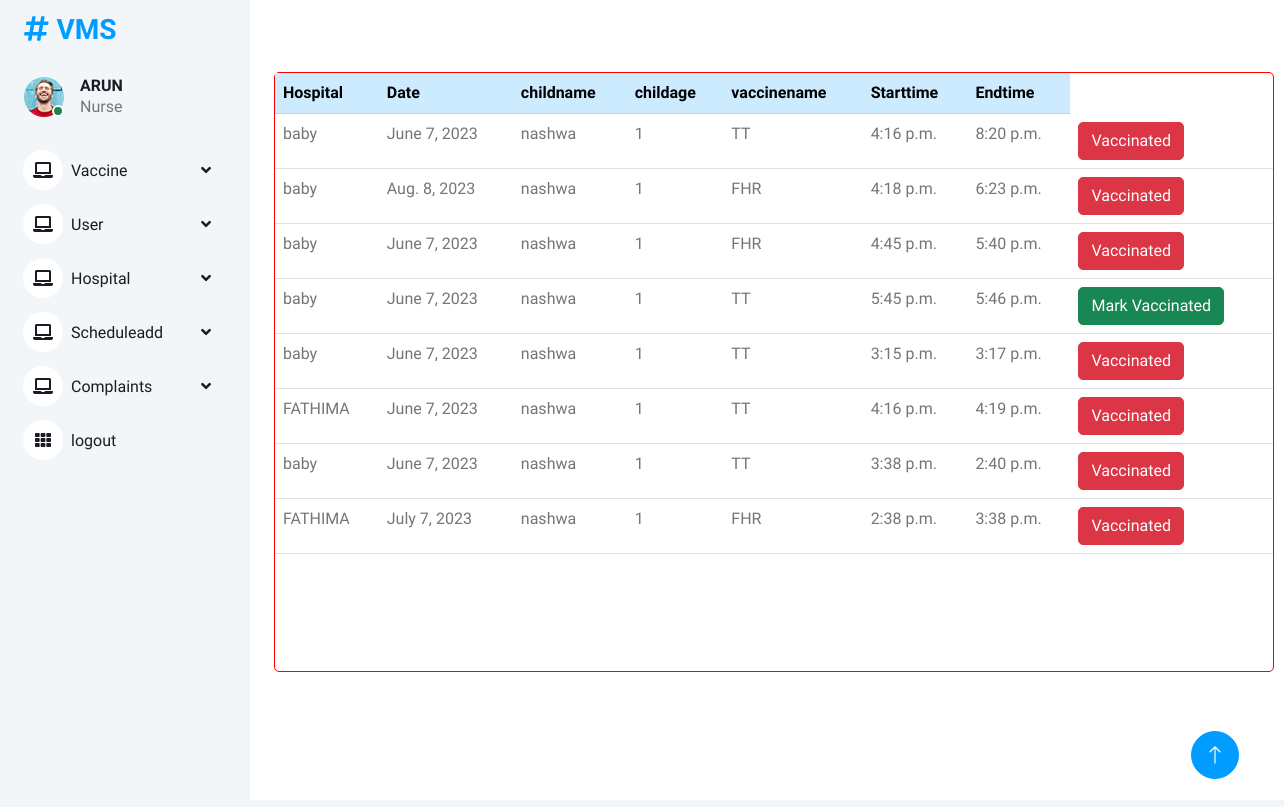
The app's page /bookappointmentstatusviewn/ with its own data.
### vmsapp/models.py (models this page shows)
class Bookappointment(models.Model):
    user =models.ForeignKey(vaccination,on_delete=models.CASCADE)
    schedule =models.ForeignKey(Scheduleadd,on_delete=models.CASCADE)
    vaccinename= models.ForeignKey(Vaccine,on_delete=models.CASCADE)
    status =models.IntegerField(default=0)
    vaccinated=models.BooleanField(default=False)
    addreportcard =models.IntegerField(default=0)

class Scheduleadd(models.Model):
    hospital =models.ForeignKey(Hospital,on_delete=models.DO_NOTHING)
    date =models.DateField()
    vaccinename =models.ForeignKey(Vaccine,on_delete=models.CASCADE)
    starttime =models.TimeField()
    endtime =models.TimeField()

class Hospital(models.Model):
    name = models.CharField(max_length=250,blank=True,null=True)
    place = models.CharField(max_length=20,blank=True,null=True)
    email = models.EmailField()
    contact = models.CharField(max_length=250,blank=True,null=True)
    def __str__(self):
        return self.name or f"Hospital {self.name}"

class vaccination(AbstractUser):
    is_user=models.BooleanField(default=False)
    is_nurse=models.BooleanField(default=False)
    gender = models.CharField(max_length=300, null=True)
    childage= models.IntegerField(null=True,blank=True)
    childname= models.CharField(max_length=250)
    address= models.CharField(max_length=2000,null=True)
    name= models.CharField(max_length=250,null=True)
    hospital= models.CharField(max_length=2000,null=True)

class Vaccine(models.Model):
    vaccinename =models.CharField(max_length=250,blank=True,null=True)
    vaccinetype =models.CharField(max_length=20,blank=True,null=True)
    description =models.CharField(max_length=2000,blank=True,null=True)
    def __str__(self):
        return self.vaccinename or f"Vaccine {self.vaccinename}"

### vmsapp/nurse_views.py (the view)
# urls.py: path('bookappointmentstatusviewn/',nurse_views.bookappointmentstatusviewn,name='bookappointmentstatusviewn'),
def bookappointmentstatusviewn(request):
    new = Bookappointment.objects.filter(status=1)
    return render(request, 'nursetemp/bookappointmentstatusviewn.html', {'new': new})

### templates/nursetemp/bookappointmentstatusviewn.html (shortened to what this page needs)
{% extends 'nursetemp/base.html' %}
{% load crispy_forms_tags %}
{% block content %}
<div class="card mx-auto mt-5
" style="width: 1000px; height:600px; border:1px solid red"  >
<table class="table">
  <tbody>
  <tr class="table-primary">
    <th>Hospital</th>
    <th>Date</th>
    <th>childname</th>
    <th>childage</th>
    <th>vaccinename</th>
    <th>Starttime</th>
    <th>Endtime</th>
  </tr>
  {% for i in new %}
  <tr>
    <td>{{i.schedule.hospital}}</td>
    <td>{{i.schedule.date}}</td>
    <td>{{i.user.childname}}</td>
    <td>{{i.user.childage}}</td>
    <td>{{i.vaccinename}}</td>
    <td>{{i.schedule.starttime}}</td>
    <td>{{i.schedule.endtime}}</td>
    <td>
      {% if i.vaccinated == 0%}
      <a href="{% url 'markvaccinated' i.id %}"><button type="button" class="btn btn-success">Mark Vaccinated</button></a>
      {% else %}
      <button type="button" class="btn btn-danger">Vaccinated</button>
      {% endif %}
    </td>
  </tr>
  {% empty %}
  <tr>
    <td colspan="7"><h3>No Results Found</h3></td>
  </tr>
  {% endfor %}
  </tbody>
</table>
</div>
{% endblock %}

### static/Admindashboard/css/style.css (style rules this page uses)
:root { --primary: #009CFF; --light: #F3F6F9; --dark: #191C24; }
.btn { transition: .5s; }

### records on screen
Bookappointment: schedule.hospital "baby", schedule "June 7, 2023", user.childname "nashwa", user.childage "1", vaccinename "TT", schedule.starttime "4:16 p.m.", schedule.endtime "8:20 p.m.", vaccinated "Vaccinated"
Bookappointment: schedule.hospital "baby", schedule "Aug. 8, 2023", user.childname "nashwa", user.childage "1", vaccinename "FHR", schedule.starttime "4:18 p.m.", schedule.endtime "6:23 p.m.", vaccinated "Vaccinated"
Bookappointment: schedule.hospital "baby", schedule "June 7, 2023", user.childname "nashwa", user.childage "1", vaccinename "FHR", schedule.starttime "4:45 p.m.", schedule.endtime "5:40 p.m.", vaccinated "Vaccinated"
Bookappointment: schedule.hospital "baby", schedule "June 7, 2023", user.childname "nashwa", user.childage "1", vaccinename "TT", schedule.starttime "5:45 p.m.", schedule.endtime "5:46 p.m.", vaccinated "Mark Vaccinated"
Bookappointment: schedule.hospital "baby", schedule "June 7, 2023", user.childname "nashwa", user.childage "1", vaccinename "TT", schedule.starttime "3:15 p.m.", schedule.endtime "3:17 p.m.", vaccinated "Vaccinated"
Bookappointment: schedule.hospital "FATHIMA", schedule "June 7, 2023", user.childname "nashwa", user.childage "1", vaccinename "TT", schedule.starttime "4:16 p.m.", schedule.endtime "4:19 p.m.", vaccinated "Vaccinated"
Bookappointment: schedule.hospital "baby", schedule "June 7, 2023", user.childname "nashwa", user.childage "1", vaccinename "TT", schedule.starttime "3:38 p.m.", schedule.endtime "2:40 p.m.", vaccinated "Vaccinated"
Bookappointment: schedule.hospital "FATHIMA", schedule "July 7, 2023", user.childname "nashwa", user.childage "1", vaccinename "FHR", schedule.starttime "2:38 p.m.", schedule.endtime "3:38 p.m.", vaccinated "Vaccinated"
